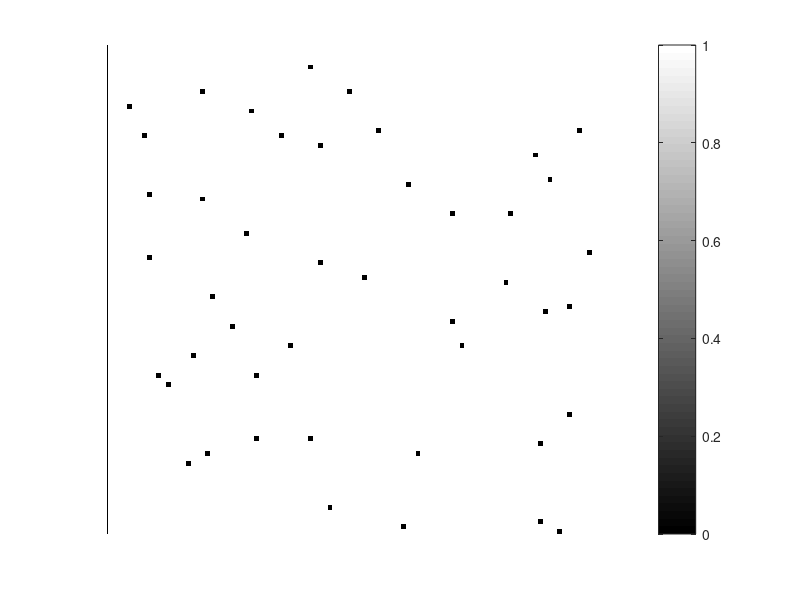

This chart was generated by the following MATLAB code:
A=round(rand(100,100).*100);

max1=max(A(:));
min1=min(A(:));

div=4;
a=(max1-min1)/div;%no redondear
c=min1:a:max1;

nmap=max1; 
map=jet(64);
a=round(nmap/div);
map=map(1:a:64,:);


imshow(A)
colormap(map);
colorbar
